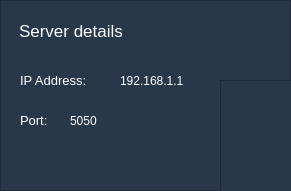
    <widget class="QFrame" name="Server_details">
     <property name="geometry">
      <rect>
       <x>1170</x>
       <y>380</y>
       <width>291</width>
       <height>191</height>
      </rect>
     </property>
     <property name="styleSheet">
      <string notr="true">background-color: rgb(41, 55, 74);</string>
     </property>
     <property name="frameShape">
      <enum>QFrame::StyledPanel</enum>
     </property>
     <property name="frameShadow">
      <enum>QFrame::Raised</enum>
     </property>
     <widget class="QFrame" name="frame_9">
      <property name="geometry">
       <rect>
        <x>220</x>
        <y>80</y>
        <width>291</width>
        <height>191</height>
       </rect>
      </property>
      <property name="styleSheet">
       <string notr="true">background-color: rgb(41, 55, 74);</string>
      </property>
      <property name="frameShape">
       <enum>QFrame::StyledPanel</enum>
      </property>
      <property name="frameShadow">
       <enum>QFrame::Raised</enum>
      </property>
     </widget>
     <widget class="QLabel" name="label_4">
      <property name="geometry">
       <rect>
        <x>19</x>
        <y>20</y>
        <width>141</width>
        <height>21</height>
       </rect>
      </property>
      <property name="font">
       <font>
        <pointsize>13</pointsize>
       </font>
      </property>
      <property name="styleSheet">
       <string notr="true">Background-color:None;
color:white;</string>
      </property>
      <property name="text">
       <string>Server details</string>
      </property>
     </widget>
     <widget class="QLabel" name="label_5">
      <property name="geometry">
       <rect>
        <x>20</x>
        <y>70</y>
        <width>91</width>
        <height>21</height>
       </rect>
      </property>
      <property name="font">
       <font>
        <pointsize>10</pointsize>
       </font>
      </property>
      <property name="styleSheet">
       <string notr="true">Background-color:None;
color:white;</string>
      </property>
      <property name="text">
       <string>IP Address:</string>
      </property>
     </widget>
     <widget class="QLabel" name="IP_address">
      <property name="geometry">
       <rect>
        <x>120</x>
        <y>70</y>
        <width>91</width>
        <height>21</height>
       </rect>
      </property>
      <property name="font">
       <font>
        <pointsize>9</pointsize>
       </font>
      </property>
      <property name="styleSheet">
       <string notr="true">Background-color: None;
color:White;
</string>
      </property>
      <property name="text">
       <string>192.168.1.1</string>
      </property>
     </widget>
     <widget class="QLabel" name="label_6">
      <property name="geometry">
       <rect>
        <x>20</x>
        <y>110</y>
        <width>41</width>
        <height>21</height>
       </rect>
      </property>
      <property name="font">
       <font>
        <pointsize>10</pointsize>
       </font>
      </property>
      <property name="styleSheet">
       <string notr="true">Background-color:None;
color:white;</string>
      </property>
      <property name="text">
       <string>Port:</string>
      </property>
     </widget>
     <widget class="QLabel" name="Port">
      <property name="geometry">
       <rect>
        <x>70</x>
        <y>110</y>
        <width>91</width>
        <height>21</height>
       </rect>
      </property>
      <property name="font">
       <font>
        <pointsize>9</pointsize>
       </font>
      </property>
      <property name="styleSheet">
       <string notr="true">Background-color: None;
color:White;
</string>
      </property>
      <property name="text">
       <string>5050</string>
      </property>
     </widget>
    </widget>
